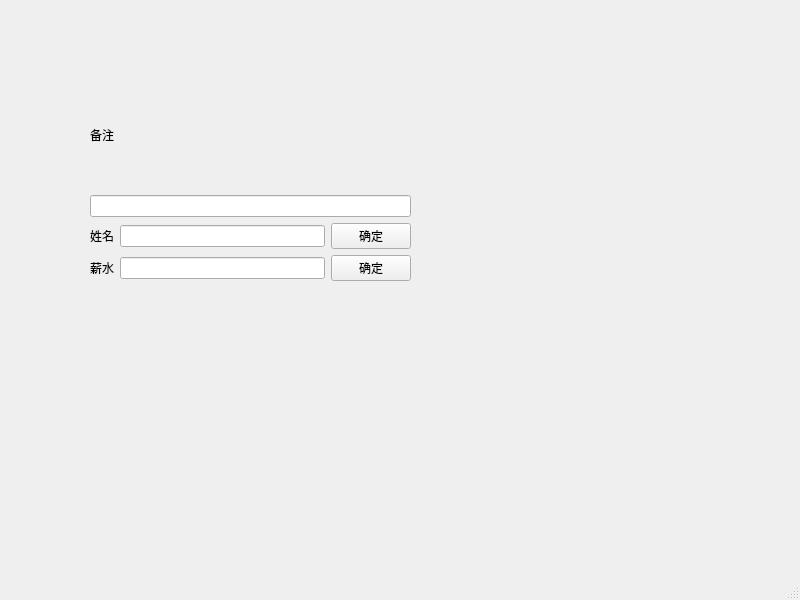
<?xml version="1.0" encoding="UTF-8"?>
<ui version="4.0">
 <class>MainWindow</class>
 <widget class="QMainWindow" name="MainWindow">
  <property name="geometry">
   <rect>
    <x>0</x>
    <y>0</y>
    <width>800</width>
    <height>600</height>
   </rect>
  </property>
  <property name="windowTitle">
   <string>MainWindow</string>
  </property>
  <widget class="QWidget" name="centralwidget">
   <widget class="QWidget" name="">
    <property name="geometry">
     <rect>
      <x>90</x>
      <y>80</y>
      <width>321</width>
      <height>201</height>
     </rect>
    </property>
    <layout class="QVBoxLayout" name="verticalLayout">
     <item>
      <widget class="QLabel" name="label">
       <property name="text">
        <string>备注</string>
       </property>
      </widget>
     </item>
     <item>
      <widget class="QLineEdit" name="lineEdit"/>
     </item>
     <item>
      <layout class="QHBoxLayout" name="horizontalLayout">
       <item>
        <widget class="QLabel" name="label_2">
         <property name="text">
          <string>姓名</string>
         </property>
        </widget>
       </item>
       <item>
        <widget class="QLineEdit" name="lineEdit_2"/>
       </item>
       <item>
        <widget class="QPushButton" name="pushButton">
         <property name="text">
          <string>确定</string>
         </property>
        </widget>
       </item>
      </layout>
     </item>
     <item>
      <layout class="QHBoxLayout" name="horizontalLayout_2">
       <item>
        <widget class="QLabel" name="label_3">
         <property name="text">
          <string>薪水</string>
         </property>
        </widget>
       </item>
       <item>
        <widget class="QLineEdit" name="lineEdit_3"/>
       </item>
       <item>
        <widget class="QPushButton" name="pushButton_2">
         <property name="text">
          <string>确定</string>
         </property>
        </widget>
       </item>
      </layout>
     </item>
    </layout>
   </widget>
  </widget>
  <widget class="QMenuBar" name="menubar">
   <property name="geometry">
    <rect>
     <x>0</x>
     <y>0</y>
     <width>800</width>
     <height>23</height>
    </rect>
   </property>
  </widget>
  <widget class="QStatusBar" name="statusbar"/>
 </widget>
 <resources/>
 <connections/>
</ui>
